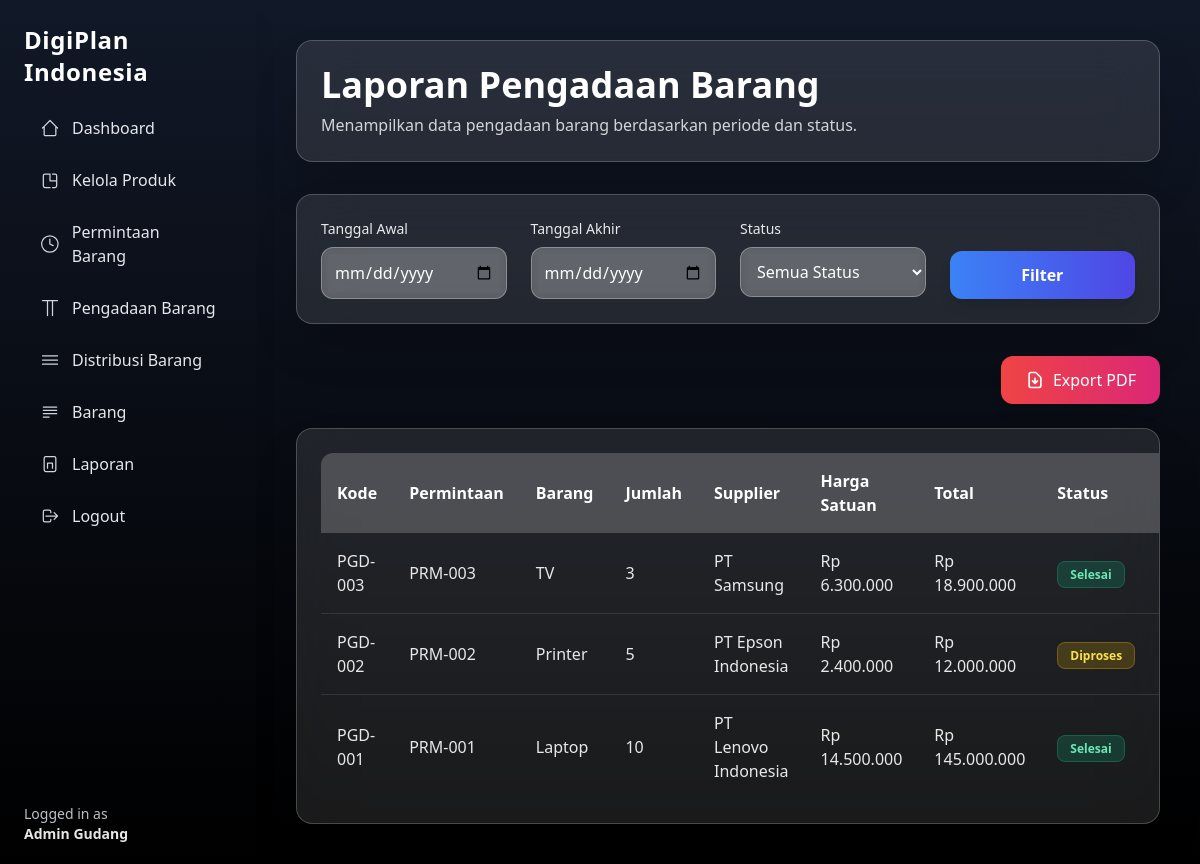
Page /admin/reports/procurement.php (signed in) on the earlier database version.
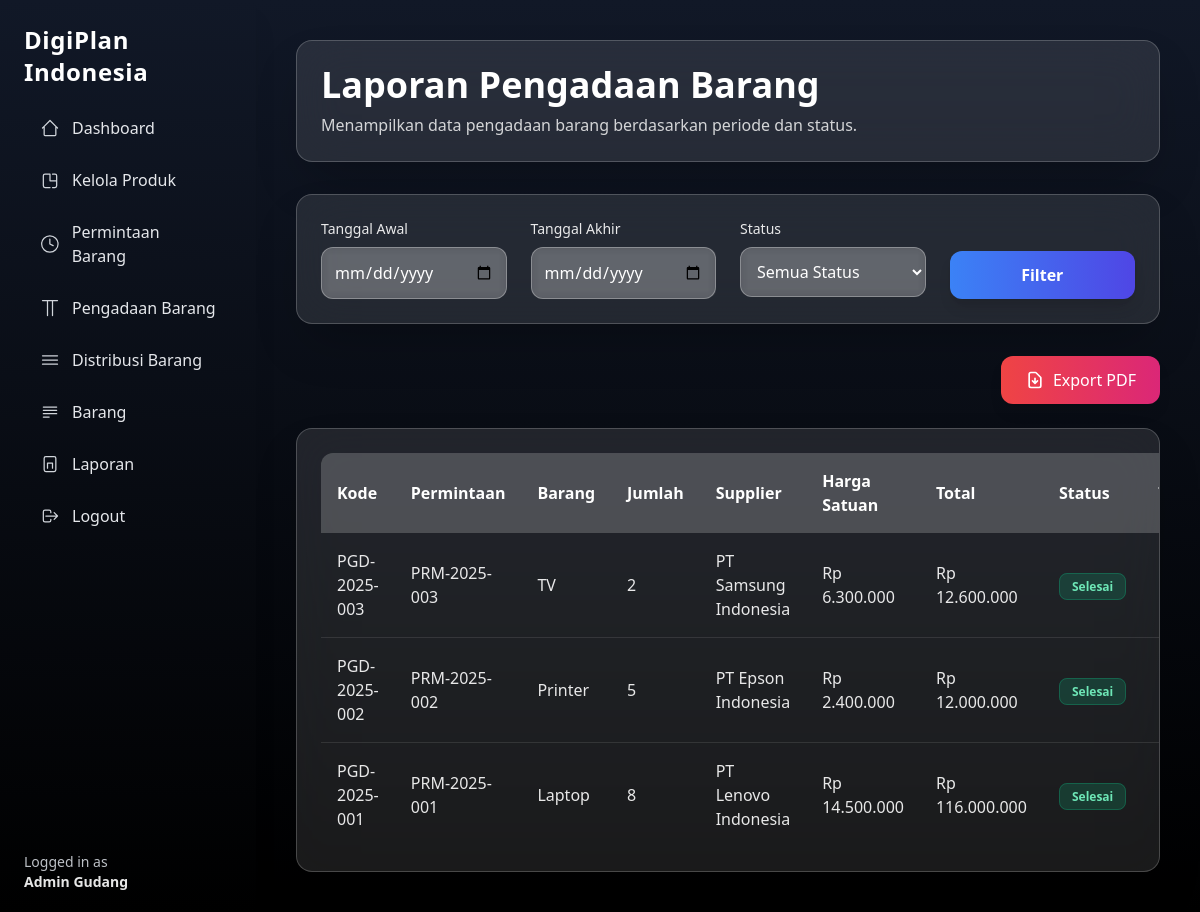
Same page on the later database version.
### tables this page shows
CREATE TABLE pengadaan_barang (
  id INT AUTO_INCREMENT PRIMARY KEY,
  kode_pengadaan VARCHAR(50) UNIQUE,
  permintaan_id INT,
  admin_id INT,
  barang_id INT,
  nama_barang VARCHAR(100),
  merk VARCHAR(100),
  warna VARCHAR(100),
  jumlah INT,
  supplier VARCHAR(150),
  kontak_supplier VARCHAR(100),
  alamat_supplier VARCHAR(255),
  harga_satuan DECIMAL(15,2),
  harga_total DECIMAL(15,2),
  status_pengadaan ENUM('diproses','selesai','dibatalkan'),
  tanggal_pengadaan DATE,
  created_at TIMESTAMP DEFAULT CURRENT_TIMESTAMP,
  deleted_at DATETIME DEFAULT NULL,
  FOREIGN KEY (permintaan_id) REFERENCES permintaan_barang(id),
  FOREIGN KEY (admin_id) REFERENCES users(id),
  FOREIGN KEY (barang_id) REFERENCES barang(id)
);

CREATE TABLE permintaan_barang (
  id INT AUTO_INCREMENT PRIMARY KEY,
  kode_permintaan VARCHAR(50) UNIQUE,
  user_id INT,
  nama_barang VARCHAR(100),
  merk VARCHAR(100),
  warna VARCHAR(100),
  jumlah INT,
  status ENUM(
    'diajukan','ditolak','dibatalkan',
    'disetujui','dalam_pengadaan',
    'siap_distribusi','selesai'
  ),
  admin_id INT,
  tanggal_verifikasi DATETIME,
  catatan_admin TEXT,
  created_at TIMESTAMP DEFAULT CURRENT_TIMESTAMP,
  deleted_at DATETIME DEFAULT NULL,
  FOREIGN KEY (user_id) REFERENCES users(id),
  FOREIGN KEY (admin_id) REFERENCES users(id)
);

### admin/reports/procurement.php (the view, shortened to what the changed rows need)
<?php
require '../../include/conn.php';
$where = "WHERE 1=1";
$query = "
SELECT pg.*,
       pm.kode_permintaan,
       u.name AS admin
FROM pengadaan_barang pg
JOIN permintaan_barang pm ON pg.permintaan_id = pm.id
JOIN users u ON pg.admin_id = u.id
$where
ORDER BY pg.tanggal_pengadaan DESC
";
$data = mysqli_query($conn, $query);
?>
<!DOCTYPE html>
<html lang="id">
<head>
  <script src="https://cdn.tailwindcss.com"></script>
</head>
<body class="bg-gradient-to-b from-gray-900 to-black text-white">
  <?php include '../../include/layouts/sidebar-admin.php'; ?>
  <main class="ml-64 p-10 flex-1">
    <div class="max-w-7xl mx-auto">
      <div class="backdrop-blur-xl bg-white/10 border border-white/20 p-6 rounded-2xl shadow-2xl mb-8">
        <h1 class="text-4xl font-bold text-white mb-2">Laporan Pengadaan Barang</h1>
      </div>
      <div class="backdrop-blur-xl bg-white/10 border border-white/20 p-6 rounded-2xl shadow-2xl overflow-x-auto">
        <table class="w-full border-collapse rounded-xl overflow-hidden">
          <thead>
            <tr class="bg-white/20 text-white">
              <th class="p-4 text-left">Kode</th>
              <th class="p-4 text-left">Permintaan</th>
              <th class="p-4 text-left">Barang</th>
              <th class="p-4 text-left">Jumlah</th>
              <th class="p-4 text-left">Supplier</th>
              <th class="p-4 text-left">Harga Satuan</th>
              <th class="p-4 text-left">Total</th>
              <th class="p-4 text-left">Status</th>
              <th class="p-4 text-left">Tanggal</th>
            </tr>
          </thead>
          <tbody class="divide-y divide-white/10">
            <?php while ($row = mysqli_fetch_assoc($data)): ?>
              <tr class="hover:bg-white/5 transition-colors duration-200">
                <td class="p-4 text-white/90 font-medium"><?= $row['kode_pengadaan'] ?></td>
                <td class="p-4 text-white/90"><?= $row['kode_permintaan'] ?></td>
                <td class="p-4 text-white/90"><?= $row['nama_barang'] ?></td>
                <td class="p-4 text-white/90"><?= $row['jumlah'] ?></td>
                <td class="p-4 text-white/90"><?= $row['supplier'] ?></td>
                <td class="p-4 text-white/90">Rp <?= number_format($row['harga_satuan'], 0, ',', '.') ?></td>
                <td class="p-4 text-white/90">Rp <?= number_format($row['harga_total'], 0, ',', '.') ?></td>
                <td class="p-4 capitalize">
                  <?php
                  switch ($row['status_pengadaan']) {
                    case 'diproses':
                      echo "<span class='px-3 py-1 bg-yellow-500/20 text-yellow-300 rounded-lg text-xs font-semibold border border-yellow-500/30 whitespace-nowrap'>
              Diproses
            </span>";
                      break;
                    case 'selesai':
                      echo "<span class='px-3 py-1 bg-emerald-500/20 text-emerald-300 rounded-lg text-xs font-semibold border border-emerald-500/30 whitespace-nowrap'>
              Selesai
            </span>";
                      break;
                  }
                  ?>
                </td>
                <td class="p-4 text-white/90"><?= $row['tanggal_pengadaan'] ?></td>
              </tr>
            <?php endwhile; ?>
          </tbody>
        </table>
      </div>
    </div>
  </main>
</body>
</html>

Differences in the rows shown:
changed pengadaan_barang "TV": kode_pengadaan "PGD-003" → "PGD-2025-003"; permintaan.kode_permintaan "PRM-003" → "PRM-2025-003"; jumlah "3" → "2"; supplier "PT Samsung" → "PT Samsung Indonesia"; harga_total "18.900.000" → "12.600.000"
changed pengadaan_barang "Printer": kode_pengadaan "PGD-002" → "PGD-2025-002"; permintaan.kode_permintaan "PRM-002" → "PRM-2025-002"; status_pengadaan "Diproses" → "Selesai"
changed pengadaan_barang "Laptop": kode_pengadaan "PGD-001" → "PGD-2025-001"; permintaan.kode_permintaan "PRM-001" → "PRM-2025-001"; jumlah "10" → "8"; harga_total "145.000.000" → "116.000.000"
